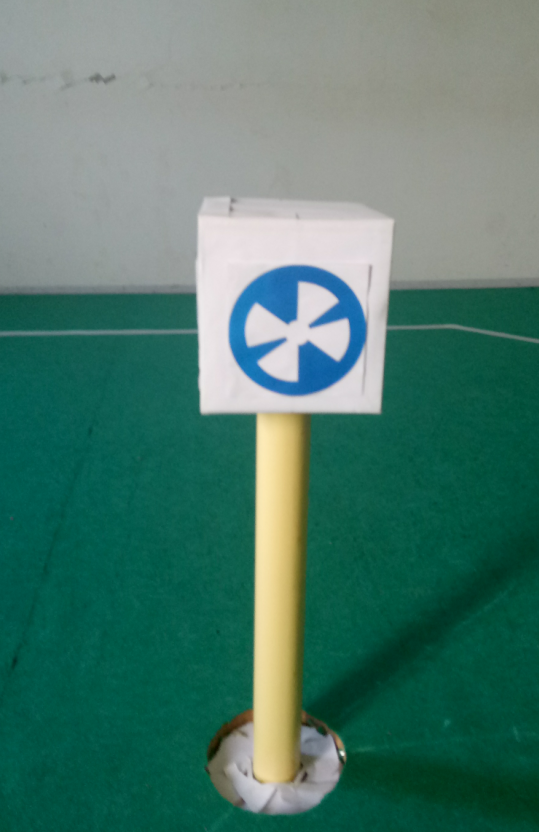
#> input picture get_distance/picture/1.png, 539 x 832 px, found by its file name
$ python find_huang_gan.py   (Python 2 division)   (older library calls are emulated)
#> lines starting #> are read from the running program, lines starting #| are printed output that depends on the picture; after the words box and inside, x2 and y2 are one past the last pixel; in counts of white or black regions, pixels touching at a corner belong together; long printed decimals are rounded
#!usr/bin/python
# -*- coding: utf-8 -*-
# 定义编码，中文注释

# import the necessary packages
import numpy as np
import cv2
import sys


# 找到目标函数,---------------------修改这里
def find_marker(image):
    # convert the image to grayscale, blur it, and detect edges
    # cv2.imshow('image', image)
    gray = cv2.cvtColor(image, cv2.COLOR_BGR2GRAY)
    # cv2.imshow('gray', gray)  # 灰度图
    gray = cv2.GaussianBlur(gray, (5, 5), 0)  # 高斯滤波
    gray = cv2.GaussianBlur(gray, (5, 5), 0)  # 高斯滤波
    # cv2.imshow('gauss', gray)  # 模糊后的灰度图
    edged = cv2.Canny(gray, 35, 125)  # 边缘检测
    cv2.imshow('edged', edged)  # 边缘检测图

    # find the contours in the edged image and keep the largest one;
    # we'll assume that this is our piece of paper in the image

    # (cnts, _) = cv2.findContours(edged.copy(), cv2.RETR_LIST, cv2.CHAIN_APPROX_SIMPLE)
    (cnts, _) = cv2.findContours(edged.copy(), cv2.RETR_EXTERNAL, cv2.CHAIN_APPROX_NONE)
    # def findContours(image, mode, method, contours=None, hierarchy=None, offset=None):
    # real signature unknown; restored from __doc__
    # """ findContours(image, mode, method[, contours[, hierarchy[, offset]]]) -> contours, hierarchy """

    # 取值一：CV_RETR_EXTERNAL 只检测最外围轮廓，包含在外围轮廓内的内围轮廓被忽略
    # 取值二：CV_RETR_LIST     检测所有的轮廓，包括内围、外围轮廓，但是检测到的轮廓不建立等级关

    # 取值一：CV_CHAIN_APPROX_NONE 保存物体边界上所有连续的轮廓点到contours向量内
    # 取值二：CV_CHAIN_APPROX_SIMPLE 仅保存轮廓的拐点信息，把所有轮廓拐点处的点保存入contours
    # 向量内，拐点与拐点之间直线段上的信息点不予保留
    # 取值三和四：CV_CHAIN_APPROX_TC89_L1，CV_CHAIN_APPROX_TC89_KCOS使用teh-Chinl chain 近
    # 似算法

    # 求最大面积
    c = max(cnts, key=cv2.contourArea)  # 返回由cv2.contourArea 计算的最大面积的轮廓

    # compute the bounding box of the of the paper region and return it
    # cv2.minAreaRect() c代表点集，返回rect[0]是最小外接矩形中心点坐标，
    # rect[1][0]是width，rect[1][1]是height，rect[2]是角度
    # return c  # 返回包含所有坐标点的不知道啥 [[[x y]];[[x y]]...]
    return cv2.minAreaRect(c)


# 距离计算函数
def distance_to_camera(knownWidth, focalLength, perWidth):
    # compute and return the distance from the maker to the camera
    return (knownWidth * focalLength) / perWidth


# initialize the known distance from the camera to the object, which
# in this case is 24 inches
KNOWN_DISTANCE = 24.0  # 测量的距离

# initialize the known object width, which in this case, the piece of
# paper is 11 inches wide
# A4纸的长和宽(单位:inches)
KNOWN_WIDTH = 11.69  # 黄杆的宽
# KNOWN_HEIGHT = 8.27  # 黄杆的高

# initialize the list of images that we'll be using
IMAGE_PATHS = ["../picture/1.png", "../picture/2.png", "../picture/3.png"]

# load the furst image that contains an object that is KNOWN TO BE 2 feet
# from our camera, then find the paper marker in the image, and initialize
# the focal length
# 读入第一张图，通过已知距离计算相机焦距
# image = cv2.imread(IMAGE_PATHS[0])
image = cv2.imread('/home/sl/my/pycharm_workspaces/code/naoproj/nao_test/get_distance/picture/1.png')
#> image is the input picture: shape (832, 539, 3); mean B, G, R 108.9, 121.3, 76.8
# cv2.imshow('test', image)
# cv2.waitKey(500)
# cv2.destroyAllWindows()
marker = find_marker(image)
#> in find_marker, `gray = cv2.cvtColor(image, cv2.COLOR_BGR2GRAY)`:
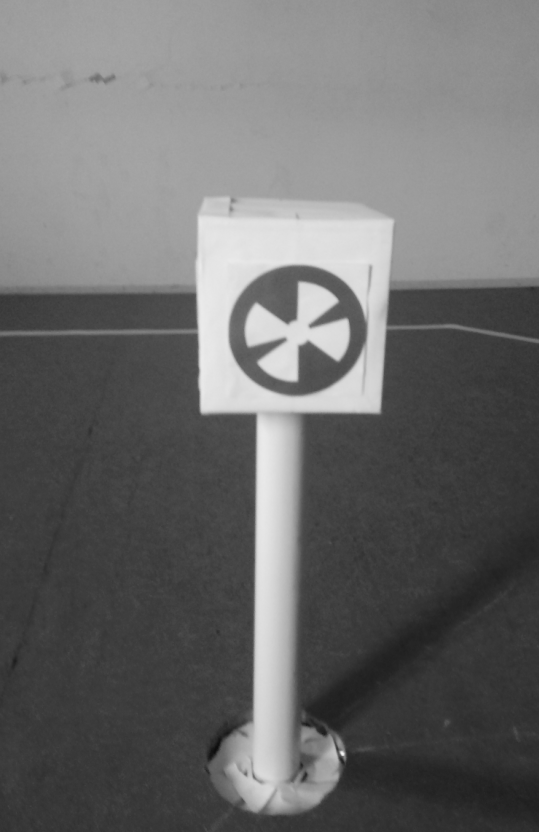
#> gray: shape (832, 539); min 12, max 247, mean 106.6
#> in find_marker, `edged = cv2.Canny(gray, 35, 125)`:
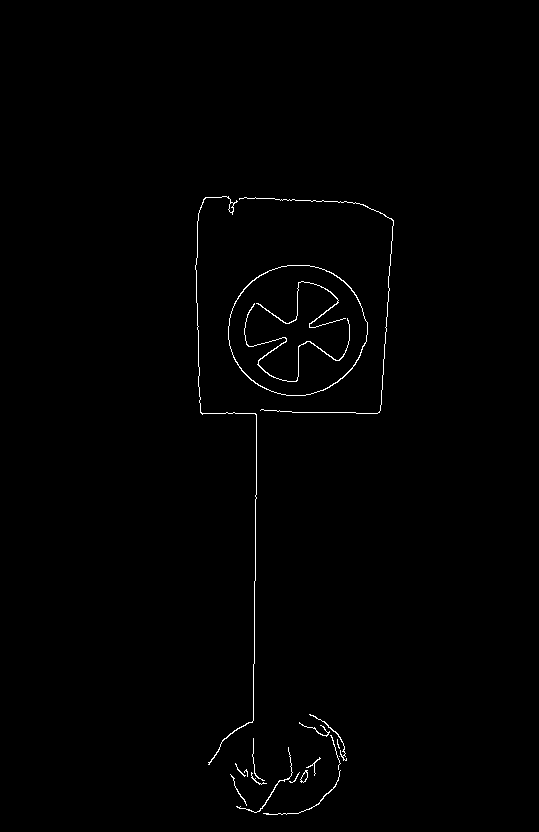
#> edged: shape (832, 539); 0.67% white in thin lines or dots, all inside (x1, y1, x2, y2) = (195, 196, 394, 815)
#> in find_marker, `(cnts, _) = cv2.findContours(edged.copy(), cv2.RETR_EXTERNAL, cv2.CHAI..`: cnts = 18 contours, 12 with area under 20; largest, box (x1, y1, x2, y2) and area: (228, 265, 368, 396) 14140, (195, 196, 257, 765) 81, (300, 770, 308, 783) 48, (236, 747, 293, 813) 28, (309, 714, 347, 761) 28, (263, 770, 341, 815) 22
#> in find_marker, `c = max(cnts, key=cv2.contourArea)`: c = contour of 380 points, box (x1, y1, x2, y2) (228, 265, 368, 396), area 14140
#> marker = ((296.5, 329.5), (135.8, 132.9), -45)
print "marker", marker
#| marker ((296.5, 329.5), (135.764, 132.936), -45.0)
box = np.int0(cv2.cv.BoxPoints(marker))
#> box = [[295, 424], [201, 330], [297, 234], [391, 328]]
print "box",box
#| box [[295 424]
#|  [201 330]
#|  [297 234]
#|  [391 328]]
cv2.drawContours(image, [box], -1, (0, 255, 0), 2)
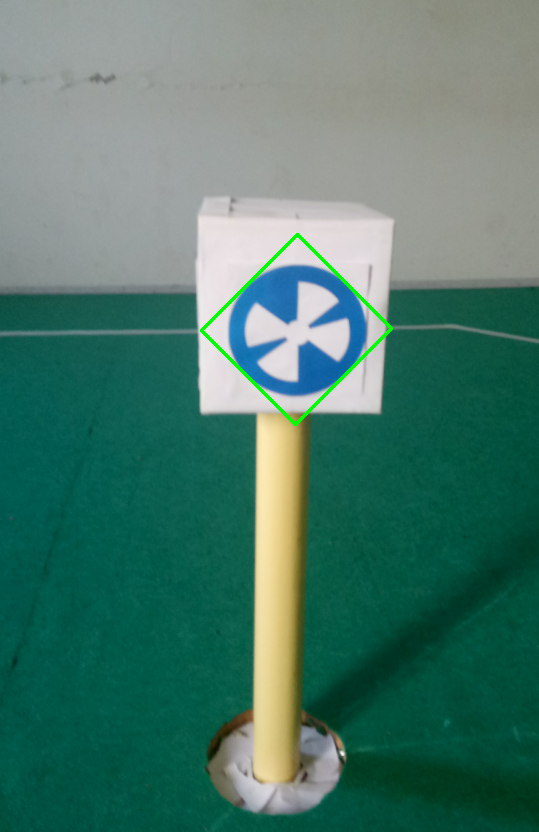
#> image: shape (832, 539, 3); 0.42% of pixels changed, all inside (x1, y1, x2, y2) = (200, 233, 393, 426)
cv2.imshow('image', image)
cv2.waitKey(3000)
cv2.destroyAllWindows()
focalLength = (marker[1][0] * KNOWN_DISTANCE) / KNOWN_WIDTH
#> focalLength = 278.7

# 通过摄像头标定获取的像素焦距
# focalLength = 811.82
print('focalLength = ', focalLength)
#| focalLength =  278.730

# 打开摄像头
camera = cv2.VideoCapture(0)

while camera.isOpened():
    # get a frame
    (grabbed, frame) = camera.read()
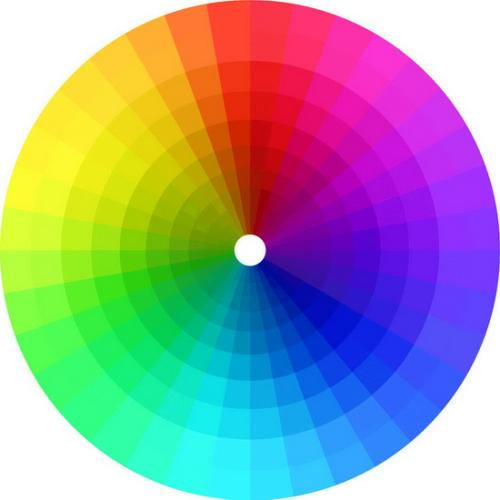
#> input picture find_color/test_picture/color.jpg, 500 x 500 px, given in place of the camera
#> frame is the input picture: shape (500, 500, 3); mean B, G, R 161.6, 157.2, 154.4
    marker = find_marker(frame)
#> in find_marker (call 2), `gray = cv2.cvtColor(image, cv2.COLOR_BGR2GRAY)`:
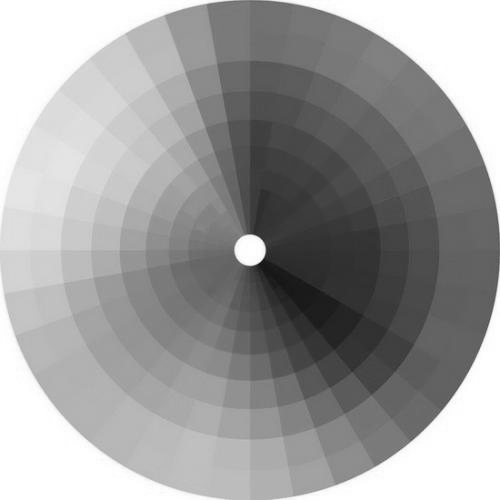
#> gray: shape (500, 500); min 13, max 255, mean 156.9
#> in find_marker (call 2), `edged = cv2.Canny(gray, 35, 125)`:
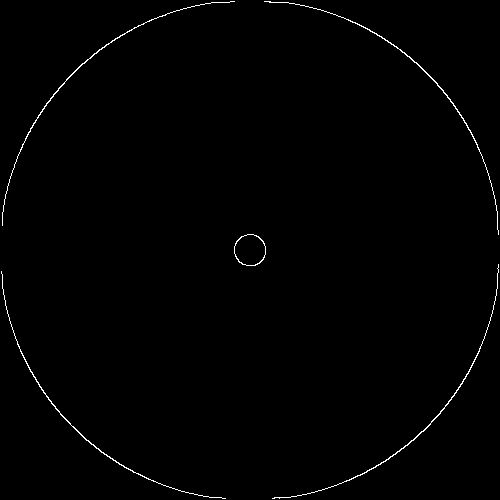
#> edged: shape (500, 500); 0.72% white in thin lines or dots
#> in find_marker (call 2), `(cnts, _) = cv2.findContours(edged.copy(), cv2.RETR_EXTERNAL, cv2.CHAI..`: cnts = 5 contours; box (x1, y1, x2, y2) and area: (234, 234, 266, 266) 777, (272, 264, 499, 499) 108, (264, 1, 499, 235) 108, (1, 271, 226, 499) 103, (2, 1, 235, 226) 96
#> in find_marker (call 2), `c = max(cnts, key=cv2.contourArea)`: c = contour of 90 points, box (x1, y1, x2, y2) (234, 234, 266, 266), area 777
#> marker = ((249.5, 249.5), (31, 31), -90)
    if marker == 0:
        print(marker)
        continue
    inches = distance_to_camera(KNOWN_WIDTH, focalLength, marker[1][0])
#> inches = 105.1

    # draw a bounding box around the image and display it
    box = np.int0(cv2.cv.BoxPoints(marker))
#> box = [[265, 265], [234, 265], [234, 234], [265, 234]]
    cv2.drawContours(frame, [box], -1, (0, 255, 0), 2)

    # inches 转换为 cm
    cv2.putText(frame, "%.2fcm" % (inches * 30.48 / 12),
                (frame.shape[1] - 200, frame.shape[0] - 20), cv2.FONT_HERSHEY_SIMPLEX,
                2.0, (0, 255, 0), 3)
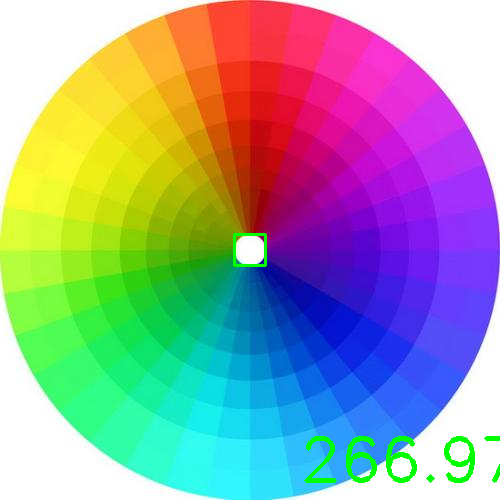
#> frame: shape (500, 500, 3); mean B, G, R 158.9, 157.8, 152.7

    # show a frame
    cv2.imshow("capture", frame)
    if cv2.waitKey(1) & 0xFF == ord('q'):
#> (key q is pressed here)
        break
camera.release()
cv2.destroyAllWindows()
